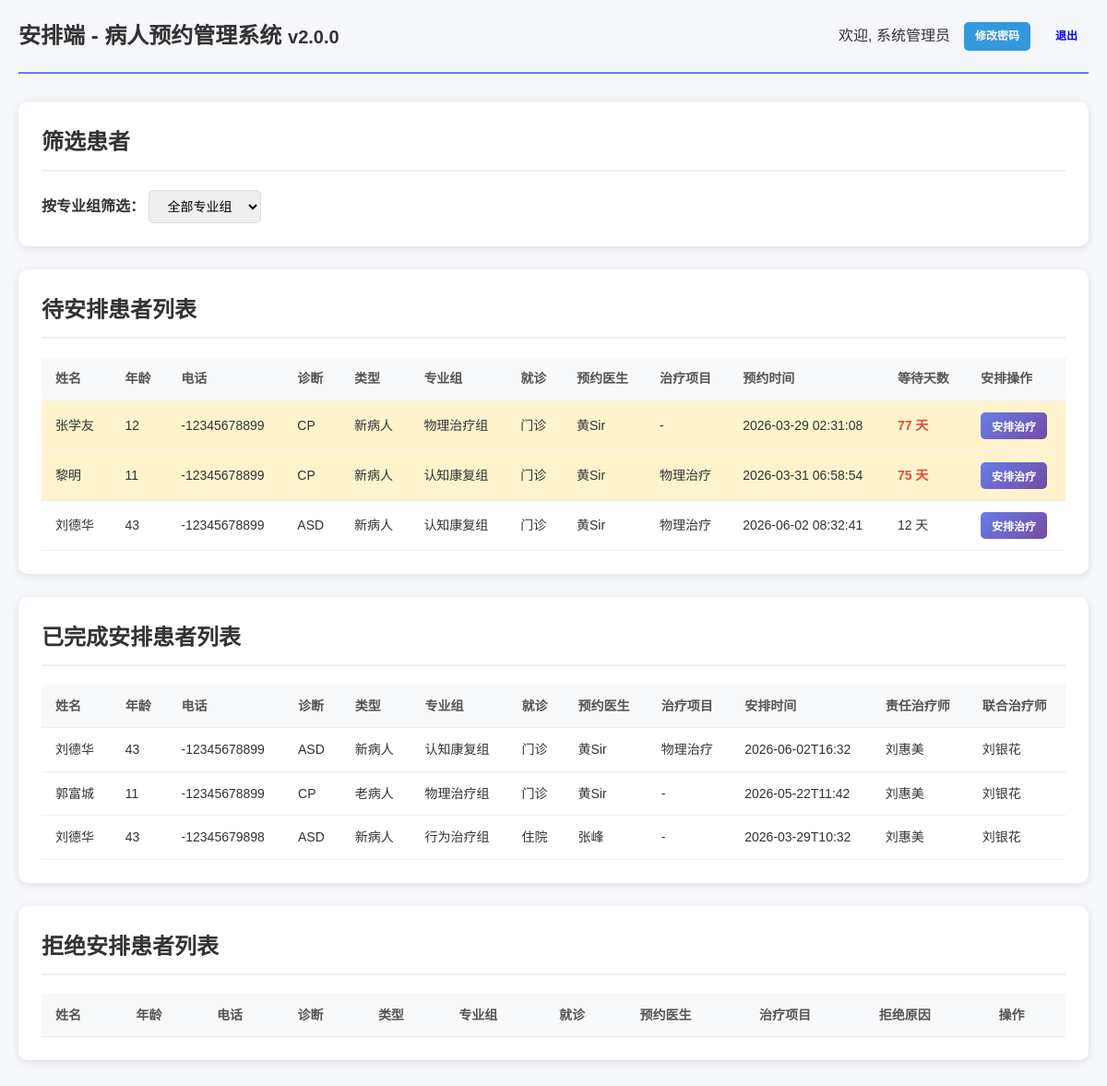
The app's page /schedule (signed in) with its own data.
### tables this page shows
CREATE TABLE schedules (
            id INTEGER PRIMARY KEY AUTOINCREMENT,
            patient_id INTEGER NOT NULL,
            is_scheduled INTEGER DEFAULT 0,
            schedule_reason TEXT,
            primary_therapist TEXT,
            secondary_therapist TEXT,
            schedule_time TIMESTAMP,
            visit_type TEXT CHECK(visit_type IN ('住院', '门诊')),
            created_time TIMESTAMP DEFAULT CURRENT_TIMESTAMP,
            FOREIGN KEY (patient_id) REFERENCES patients (id)
        );

CREATE TABLE patients (
            id INTEGER PRIMARY KEY AUTOINCREMENT,
            name TEXT NOT NULL,
            age INTEGER NOT NULL,
            diagnosis TEXT,
            patient_type TEXT CHECK(patient_type IN ('新病人', '老病人')),
            specialty_group TEXT,
            main_obstacle TEXT,
            visit_type TEXT CHECK(visit_type IN ('住院', '门诊')),
            doctor TEXT,
            appointment_time TIMESTAMP DEFAULT CURRENT_TIMESTAMP,
            is_cancelled INTEGER DEFAULT 0,
            cancelled_reason TEXT,
            modified_time TIMESTAMP DEFAULT CURRENT_TIMESTAMP
        , phone TEXT, treatment_project TEXT);

### app.py (the view)
@app.route('/schedule')
@login_required('schedule,admin')
def schedule():
    conn = get_db()
    cursor = conn.cursor()
    specialty_group = request.args.get('specialty_group', '')
    if specialty_group:
        cursor.execute('''
            SELECT p.*, s.is_scheduled, s.schedule_time, s.primary_therapist, s.secondary_therapist,
                   s.schedule_reason, julianday('now') - julianday(s.created_time) as days_pending
            FROM patients p
            JOIN schedules s ON p.id = s.patient_id
            WHERE p.is_cancelled = 0 AND s.is_scheduled = 0 AND p.specialty_group = ?
            ORDER BY p.appointment_time
        ''', (specialty_group,))
    else:
        cursor.execute('''
            SELECT p.*, s.is_scheduled, s.schedule_time, s.primary_therapist, s.secondary_therapist,
                   s.schedule_reason, julianday('now') - julianday(s.created_time) as days_pending
            FROM patients p
            JOIN schedules s ON p.id = s.patient_id
            WHERE p.is_cancelled = 0 AND s.is_scheduled = 0
            ORDER BY p.appointment_time
        ''')
    patients = cursor.fetchall()
    if specialty_group:
        cursor.execute('''
            SELECT p.*, s.is_scheduled, s.schedule_time, s.primary_therapist, s.secondary_therapist,
                   s.schedule_reason
            FROM patients p
            JOIN schedules s ON p.id = s.patient_id
            WHERE p.is_cancelled = 0 AND s.is_scheduled = 1 AND p.specialty_group = ?
            ORDER BY s.schedule_time DESC
        ''', (specialty_group,))
    else:
        cursor.execute('''
            SELECT p.*, s.is_scheduled, s.schedule_time, s.primary_therapist, s.secondary_therapist,
                   s.schedule_reason
            FROM patients p
            JOIN schedules s ON p.id = s.patient_id
            WHERE p.is_cancelled = 0 AND s.is_scheduled = 1
            ORDER BY s.schedule_time DESC
        ''')
    scheduled_patients = cursor.fetchall()
    if specialty_group:
        cursor.execute('''
            SELECT p.*, s.is_scheduled, s.schedule_time, s.primary_therapist, s.secondary_therapist,
                   s.schedule_reason, julianday('now') - julianday(s.created_time) as days_pending
            FROM patients p
            JOIN schedules s ON p.id = s.patient_id
            WHERE p.is_cancelled = 0 AND s.is_scheduled = 2 AND p.specialty_group = ?
            ORDER BY s.schedule_time DESC
        ''', (specialty_group,))
    else:
        cursor.execute('''
            SELECT p.*, s.is_scheduled, s.schedule_time, s.primary_therapist, s.secondary_therapist,
                   s.schedule_reason, julianday('now') - julianday(s.created_time) as days_pending
            FROM patients p
            JOIN schedules s ON p.id = s.patient_id
            WHERE p.is_cancelled = 0 AND s.is_scheduled = 2
            ORDER BY s.schedule_time DESC
        ''')
    rejected_patients = cursor.fetchall()
    cursor.execute('SELECT DISTINCT specialty_group FROM patients WHERE is_cancelled = 0 AND specialty_group IS NOT NULL')
    specialty_groups = [row[0] for row in cursor.fetchall()]
    conn.close()
    return render_template('schedule.html', patients=patients, scheduled_patients=scheduled_patients,
                          rejected_patients=rejected_patients, specialty_groups=specialty_groups,
                          selected_group=specialty_group)

### app.py (called while the page is built)
def get_db():
    conn = sqlite3.connect(app.config['DATABASE'])
    conn.row_factory = sqlite3.Row
    return conn

def login_required(role):
    def decorator(f):
        @wraps(f)
        def decorated_function(*args, **kwargs):
            try:
                if 'user' not in session:
                    return redirect(url_for('login'))
                allowed_roles = [r.strip() for r in role.split(',')] if isinstance(role, str) else role
                if session['user']['role'] not in allowed_roles:
                    flash('无权访问此页面', 'error')
                    return redirect(url_for('login'))
                return f(*args, **kwargs)
            except Exception as e:
                print(f"Login required error: {e}")
                import traceback
                traceback.print_exc()
                raise
        return decorated_function
    return decorator

### templates/schedule.html (shortened to what this page needs)
<!DOCTYPE html>
<html lang="zh-CN">
<head>
    <link rel="stylesheet" href="{{ url_for('static', filename='style.css') }}">
</head>
<body>
    <div class="container">
        <header>
            <h1>安排端 - 病人预约管理系统 <small>v{{ config.VERSION }}</small></h1>
            <div class="user-info">
                <span>欢迎, {{ session.user.real_name }}</span>
                <a href="{{ url_for('change_password') }}" class="btn btn-small btn-info">修改密码</a>
                <a href="{{ url_for('logout') }}" class="btn btn-small">退出</a>
            </div>
        </header>
        <section class="section">
            <h2>筛选患者</h2>
            <div class="filter-bar">
                <form method="GET" action="{{ url_for('schedule') }}">
                    <label>按专业组筛选：</label>
                    <select name="specialty_group" onchange="this.form.submit()">
                        <option value="">全部专业组</option>
                    </select>
                </form>
            </div>
        </section>
        <section class="section">
            <h2>待安排患者列表</h2>
            <div class="table-container">
                <table class="data-table">
                    <thead>
                        <tr>
                            <th>姓名</th>
                            <th>年龄</th>
                            <th>电话</th>
                            <th>诊断</th>
                            <th>类型</th>
                            <th>专业组</th>
                            <th>就诊</th>
                            <th>预约医生</th>
                            <th>治疗项目</th>
                            <th>预约时间</th>
                            <th>等待天数</th>
                            <th>安排操作</th>
                        </tr>
                    </thead>
                    <tbody>
                        {% for patient in patients %}
                        <tr {% if patient.days_pending > 30 %}class="warning"{% endif %}>
                            <td>{{ patient.name }}</td>
                            <td>{{ patient.age }}</td>
                            <td>{{ patient.phone or '-' }}</td>
                            <td>{{ patient.diagnosis }}</td>
                            <td>{{ patient.patient_type }}</td>
                            <td>{{ patient.specialty_group }}</td>
                            <td>{{ patient.visit_type }}</td>
                            <td>{{ patient.doctor or '-' }}</td>
                            <td>{{ patient.treatment_project or '-' }}</td>
                            <td>{{ patient.appointment_time[:19] }}</td>
                            <td>
                                {% if patient.days_pending > 30 %}
                                    <span class="warning-text">{{ "%.0f"|format(patient.days_pending) }} 天</span>
                                {% else %}
                                    {{ "%.0f"|format(patient.days_pending) }} 天
                                {% endif %}
                            </td>
                            <td>
                                <button class="btn btn-small btn-primary" onclick="schedulePatient({{ patient.id }})">安排治疗</button>
                            </td>
                        </tr>
                        {% endfor %}
                    </tbody>
                </table>
            </div>
        </section>
        <section class="section">
            <h2>已完成安排患者列表</h2>
            <div class="table-container">
                <table class="data-table">
                    <thead>
                        <tr>
                            <th>姓名</th>
                            <th>年龄</th>
                            <th>电话</th>
                            <th>诊断</th>
                            <th>类型</th>
                            <th>专业组</th>
                            <th>就诊</th>
                            <th>预约医生</th>
                            <th>治疗项目</th>
                            <th>安排时间</th>
                            <th>责任治疗师</th>
                            <th>联合治疗师</th>
                        </tr>
                    </thead>
                    <tbody>
                        {% for patient in scheduled_patients %}
                        <tr>
                            <td>{{ patient.name }}</td>
                            <td>{{ patient.age }}</td>
                            <td>{{ patient.phone or '-' }}</td>
                            <td>{{ patient.diagnosis }}</td>
                            <td>{{ patient.patient_type }}</td>
                            <td>{{ patient.specialty_group }}</td>
                            <td>{{ patient.visit_type }}</td>
                            <td>{{ patient.doctor or '-' }}</td>
                            <td>{{ patient.treatment_project or '-' }}</td>
                            <td>{{ patient.schedule_time[:19] if patient.schedule_time else '-' }}</td>
                            <td>{{ patient.primary_therapist or '-' }}</td>
                            <td>{{ patient.secondary_therapist or '-' }}</td>
                        </tr>
                        {% endfor %}
                    </tbody>
                </table>
            </div>
        </section>
        <section class="section">
            <h2>拒绝安排患者列表</h2>
            <div class="table-container">
                <table class="data-table">
                    <thead>
                        <tr>
                            <th>姓名</th>
                            <th>年龄</th>
                            <th>电话</th>
                            <th>诊断</th>
                            <th>类型</th>
                            <th>专业组</th>
                            <th>就诊</th>
                            <th>预约医生</th>
                            <th>治疗项目</th>
                            <th>拒绝原因</th>
                            <th>操作</th>
                        </tr>
                    </thead>
                </table>
            </div>
        </section>
    </div>
</body>
</html>

### static/style.css (style rules this page uses)
* { margin: 0; padding: 0; box-sizing: border-box; }
body { font-family: 'Microsoft YaHei', Arial, sans-serif; background-color: #f5f7fa; color: #333; line-height: 1.6; }
.btn { padding: 12px 24px; border: none; border-radius: 5px; cursor: pointer; font-size: 14px; font-weight: 600; transition: all 0.3s; text-decoration: none; display: inline-block; text-align: center; }
.btn-primary { background: linear-gradient(135deg, #667eea 0%, #764ba2 100%); color: white; }
.btn-small { padding: 6px 12px; font-size: 12px; }
.btn-info { background: #3498db; color: white; }
.container { max-width: 1400px; margin: 0 auto; padding: 20px; }
header { display: flex; justify-content: space-between; align-items: center; margin-bottom: 30px; padding-bottom: 20px; border-bottom: 2px solid #667eea; }
header h1 { color: #333; font-size: 24px; }
.user-info { display: flex; align-items: center; gap: 15px; }
.section { background: white; padding: 25px; border-radius: 10px; margin-bottom: 25px; box-shadow: 0 2px 10px rgba(0,0,0,0.1); }
.section h2 { color: #333; margin-bottom: 20px; padding-bottom: 10px; border-bottom: 2px solid #f0f0f0; }
.table-container { overflow-x: auto; }
.data-table { width: 100%; border-collapse: collapse; font-size: 14px; }
.data-table th, .data-table td { padding: 12px 15px; text-align: left; border-bottom: 1px solid #eee; }
.data-table th { background: #f8f9fa; font-weight: 600; color: #555; }
.data-table tr.warning { background: #fff3cd; }
.warning-text { color: #e74c3c; font-weight: 600; }
.filter-bar { display: flex; align-items: center; gap: 15px; }
.filter-bar label { font-weight: 600; }
.filter-bar select { padding: 8px 15px; border: 1px solid #ddd; border-radius: 5px; font-size: 14px; }

### records on screen
schedules: name "张学友", age "12", phone "-12345678899", diagnosis "CP", patient_type "新病人", specialty_group "物理治疗组", visit_type "门诊", doctor "黄Sir", treatment_project "-", appointment_time "2026-03-29 02:31:08", days_pending "77"
schedules: name "黎明", age "11", phone "-12345678899", diagnosis "CP", patient_type "新病人", specialty_group "认知康复组", visit_type "门诊", doctor "黄Sir", treatment_project "物理治疗", appointment_time "2026-03-31 06:58:54", days_pending "75"
schedules: name "刘德华", age "43", phone "-12345678899", diagnosis "ASD", patient_type "新病人", specialty_group "认知康复组", visit_type "门诊", doctor "黄Sir", treatment_project "物理治疗", appointment_time "2026-06-02 08:32:41", days_pending "12"
schedules: name "刘德华", age "43", phone "-12345678899", diagnosis "ASD", patient_type "新病人", specialty_group "认知康复组", visit_type "门诊", doctor "黄Sir", treatment_project "物理治疗", schedule_time "2026-06-02T16:32", primary_therapist "刘惠美", secondary_therapist "刘银花"
schedules: name "郭富城", age "11", phone "-12345678899", diagnosis "CP", patient_type "老病人", specialty_group "物理治疗组", visit_type "门诊", doctor "黄Sir", treatment_project "-", schedule_time "2026-05-22T11:42", primary_therapist "刘惠美", secondary_therapist "刘银花"
schedules: name "刘德华", age "43", phone "-12345679898", diagnosis "ASD", patient_type "新病人", specialty_group "行为治疗组", visit_type "住院", doctor "张峰", treatment_project "-", schedule_time "2026-03-29T10:32", primary_therapist "刘惠美", secondary_therapist "刘银花"

### other values on screen
{{ config.VERSION }} "2.0.0"
{{ session.user.real_name }} "系统管理员"
